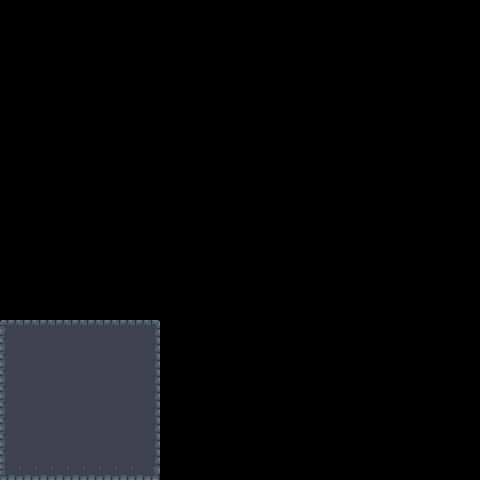

The image is a tile-based game level rendered from a .tmx file. Its description and complete source (layers, tilesets, objects, tile grids) follow:
An orthogonal 30x30 tile map with 16x16 px tiles, 1 tile layer (Terrain), 2 tilesets.

<map version="1.10" tiledversion="1.11.0" orientation="orthogonal" renderorder="right-down" width="30" height="30" tilewidth="16" tileheight="16" infinite="0" nextlayerid="5" nextobjectid="1">
 <tileset firstgid="1" source="dungeon tiles.tsx" />
 <tileset firstgid="553" source="dungeon tiles.tsx" />
 <layer id="1" name="Terrain" width="30" height="30">
  <data encoding="csv">
0,0,0,0,0,0,0,0,0,0,0,0,0,0,0,0,0,0,0,0,0,0,0,0,0,0,0,0,0,0,
0,0,0,0,0,0,0,0,0,0,0,0,0,0,0,0,0,0,0,0,0,0,0,0,0,0,0,0,0,0,
0,0,0,0,0,0,0,0,0,0,0,0,0,0,0,0,0,0,0,0,0,0,0,0,0,0,0,0,0,0,
0,0,0,0,0,0,0,0,0,0,0,0,0,0,0,0,0,0,0,0,0,0,0,0,0,0,0,0,0,0,
0,0,0,0,0,0,0,0,0,0,0,0,0,0,0,0,0,0,0,0,0,0,0,0,0,0,0,0,0,0,
0,0,0,0,0,0,0,0,0,0,0,0,0,0,0,0,0,0,0,0,0,0,0,0,0,0,0,0,0,0,
0,0,0,0,0,0,0,0,0,0,0,0,0,0,0,0,0,0,0,0,0,0,0,0,0,0,0,0,0,0,
0,0,0,0,0,0,0,0,0,0,0,0,0,0,0,0,0,0,0,0,0,0,0,0,0,0,0,0,0,0,
0,0,0,0,0,0,0,0,0,0,0,0,0,0,0,0,0,0,0,0,0,0,0,0,0,0,0,0,0,0,
0,0,0,0,0,0,0,0,0,0,0,0,0,0,0,0,0,0,0,0,0,0,0,0,0,0,0,0,0,0,
0,0,0,0,0,0,0,0,0,0,0,0,0,0,0,0,0,0,0,0,0,0,0,0,0,0,0,0,0,0,
0,0,0,0,0,0,0,0,0,0,0,0,0,0,0,0,0,0,0,0,0,0,0,0,0,0,0,0,0,0,
0,0,0,0,0,0,0,0,0,0,0,0,0,0,0,0,0,0,0,0,0,0,0,0,0,0,0,0,0,0,
0,0,0,0,0,0,0,0,0,0,0,0,0,0,0,0,0,0,0,0,0,0,0,0,0,0,0,0,0,0,
0,0,0,0,0,0,0,0,0,0,0,0,0,0,0,0,0,0,0,0,0,0,0,0,0,0,0,0,0,0,
0,0,0,0,0,0,0,0,0,0,0,0,0,0,0,0,0,0,0,0,0,0,0,0,0,0,0,0,0,0,
0,0,0,0,0,0,0,0,0,0,0,0,0,0,0,0,0,0,0,0,0,0,0,0,0,0,0,0,0,0,
0,0,0,0,0,0,0,0,0,0,0,0,0,0,0,0,0,0,0,0,0,0,0,0,0,0,0,0,0,0,
0,0,0,0,0,0,0,0,0,0,0,0,0,0,0,0,0,0,0,0,0,0,0,0,0,0,0,0,0,0,
0,0,0,0,0,0,0,0,0,0,0,0,0,0,0,0,0,0,0,0,0,0,0,0,0,0,0,0,0,0,
601,602,602,602,602,602,602,602,602,605,0,0,0,0,0,0,0,0,0,0,0,0,0,0,0,0,0,0,0,0,
624,671,671,671,671,671,671,671,671,628,0,0,0,0,0,0,0,0,0,0,0,0,0,0,0,0,0,0,0,0,
624,671,671,671,671,671,671,671,671,628,0,0,0,0,0,0,0,0,0,0,0,0,0,0,0,0,0,0,0,0,
624,671,671,671,671,671,671,671,671,628,0,0,0,0,0,0,0,0,0,0,0,0,0,0,0,0,0,0,0,0,
624,671,671,671,671,671,671,671,671,628,0,0,0,0,0,0,0,0,0,0,0,0,0,0,0,0,0,0,0,0,
624,671,671,671,671,671,671,671,671,628,0,0,0,0,0,0,0,0,0,0,0,0,0,0,0,0,0,0,0,0,
624,671,671,671,671,671,671,671,671,628,0,0,0,0,0,0,0,0,0,0,0,0,0,0,0,0,0,0,0,0,
624,671,671,671,671,671,671,671,671,628,0,0,0,0,0,0,0,0,0,0,0,0,0,0,0,0,0,0,0,0,
624,671,671,671,671,671,671,671,671,628,0,0,0,0,0,0,0,0,0,0,0,0,0,0,0,0,0,0,0,0,
693,695,695,695,695,695,695,695,695,697,0,0,0,0,0,0,0,0,0,0,0,0,0,0,0,0,0,0,0,0
</data>
 </layer>
</map>
